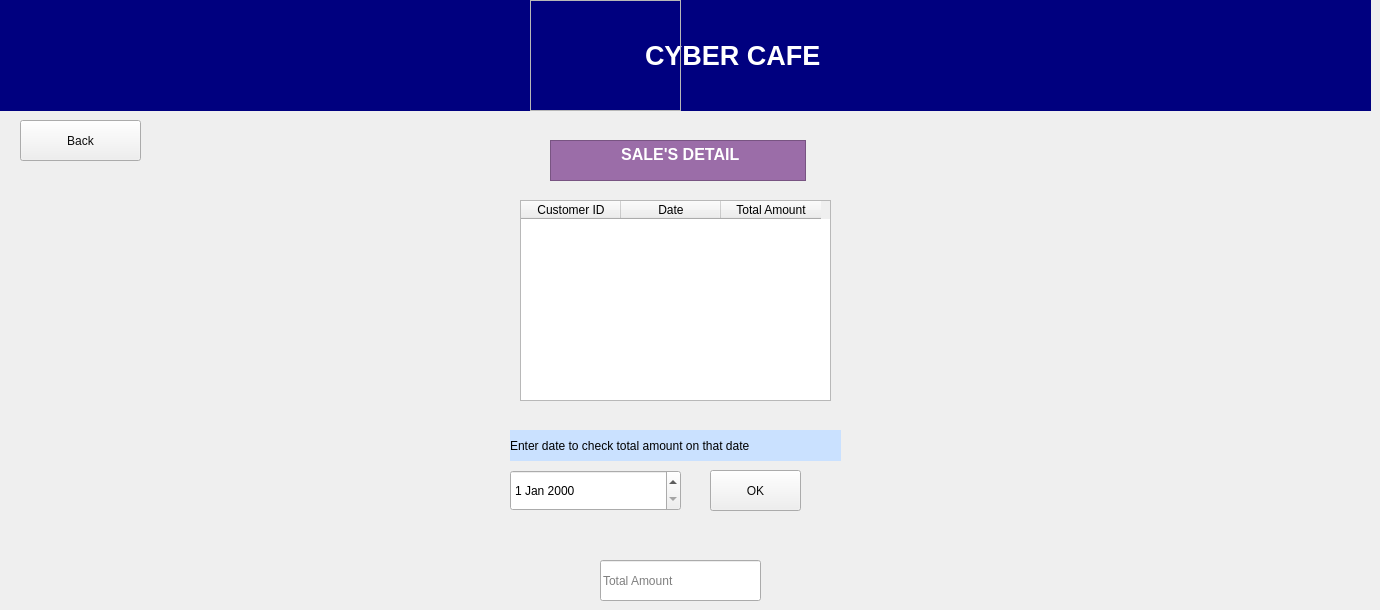
   <widget class="QWidget" name="page_5">
    <widget class="QLabel" name="label_16">
     <property name="geometry">
      <rect>
       <x>0</x>
       <y>0</y>
       <width>1371</width>
       <height>111</height>
      </rect>
     </property>
     <property name="font">
      <font>
       <pointsize>20</pointsize>
       <weight>75</weight>
       <bold>true</bold>
       <underline>false</underline>
      </font>
     </property>
     <property name="layoutDirection">
      <enum>Qt::LeftToRight</enum>
     </property>
     <property name="styleSheet">
      <string notr="true">background-color: rgb(0, 0, 127);
color: rgb(255, 255, 255);</string>
     </property>
     <property name="frameShadow">
      <enum>QFrame::Plain</enum>
     </property>
     <property name="text">
      <string>                                                                                      CYBER CAFE</string>
     </property>
    </widget>
    <widget class="QFrame" name="frame_12">
     <property name="geometry">
      <rect>
       <x>530</x>
       <y>0</y>
       <width>151</width>
       <height>111</height>
      </rect>
     </property>
     <property name="styleSheet">
      <string notr="true">border-image: url(:/newPrefix/logo.jpeg);</string>
     </property>
     <property name="frameShape">
      <enum>QFrame::StyledPanel</enum>
     </property>
     <property name="frameShadow">
      <enum>QFrame::Raised</enum>
     </property>
    </widget>
    <widget class="QTableWidget" name="tableWidget_2">
     <property name="geometry">
      <rect>
       <x>520</x>
       <y>200</y>
       <width>311</width>
       <height>201</height>
      </rect>
     </property>
     <column>
      <property name="text">
       <string>Customer ID</string>
      </property>
     </column>
     <column>
      <property name="text">
       <string>Date</string>
      </property>
     </column>
     <column>
      <property name="text">
       <string>Total Amount</string>
      </property>
     </column>
    </widget>
    <widget class="QTextBrowser" name="textBrowser">
     <property name="geometry">
      <rect>
       <x>550</x>
       <y>140</y>
       <width>256</width>
       <height>41</height>
      </rect>
     </property>
     <property name="styleSheet">
      <string notr="true">background-color: rgb(155, 109, 168);
color: rgb(255, 255, 255);</string>
     </property>
     <property name="html">
      <string>&lt;!DOCTYPE HTML PUBLIC &quot;-//W3C//DTD HTML 4.0//EN&quot; &quot;http://www.w3.org/TR/REC-html40/strict.dtd&quot;&gt;
&lt;html&gt;&lt;head&gt;&lt;meta name=&quot;qrichtext&quot; content=&quot;1&quot; /&gt;&lt;style type=&quot;text/css&quot;&gt;
p, li { white-space: pre-wrap; }
&lt;/style&gt;&lt;/head&gt;&lt;body style=&quot; font-family:'MS Shell Dlg 2'; font-size:8.25pt; font-weight:400; font-style:normal;&quot;&gt;
&lt;p align=&quot;center&quot; style=&quot; margin-top:0px; margin-bottom:0px; margin-left:0px; margin-right:0px; -qt-block-indent:0; text-indent:0px;&quot;&gt;&lt;span style=&quot; font-size:12pt; font-weight:600;&quot;&gt; SALE'S DETAIL&lt;/span&gt;&lt;/p&gt;&lt;/body&gt;&lt;/html&gt;</string>
     </property>
    </widget>
    <widget class="QDateEdit" name="dateEdit">
     <property name="geometry">
      <rect>
       <x>510</x>
       <y>470</y>
       <width>171</width>
       <height>41</height>
      </rect>
     </property>
    </widget>
    <widget class="QLineEdit" name="lineEdit_10">
     <property name="geometry">
      <rect>
       <x>600</x>
       <y>560</y>
       <width>161</width>
       <height>41</height>
      </rect>
     </property>
     <property name="placeholderText">
      <string>Total Amount</string>
     </property>
    </widget>
    <widget class="QPushButton" name="pushButton_21">
     <property name="geometry">
      <rect>
       <x>710</x>
       <y>470</y>
       <width>91</width>
       <height>41</height>
      </rect>
     </property>
     <property name="styleSheet">
      <string notr="true">color: rgb(12, 12, 12);
font: 75 12pt &quot;MS Shell Dlg 2&quot;;</string>
     </property>
     <property name="text">
      <string>OK</string>
     </property>
    </widget>
    <widget class="QPushButton" name="pushButton_22">
     <property name="geometry">
      <rect>
       <x>20</x>
       <y>120</y>
       <width>121</width>
       <height>41</height>
      </rect>
     </property>
     <property name="styleSheet">
      <string notr="true">color: rgb(12, 12, 12);
font: 75 12pt &quot;MS Shell Dlg 2&quot;;</string>
     </property>
     <property name="text">
      <string>Back</string>
     </property>
    </widget>
    <widget class="QLabel" name="label_18">
     <property name="geometry">
      <rect>
       <x>510</x>
       <y>430</y>
       <width>331</width>
       <height>31</height>
      </rect>
     </property>
     <property name="styleSheet">
      <string notr="true">font: 12pt &quot;MS Shell Dlg 2&quot;;
background-color: rgb(255, 217, 213);
background-color: rgb(202, 225, 255);
</string>
     </property>
     <property name="text">
      <string>Enter date to check total amount on that date</string>
     </property>
    </widget>
   </widget>
